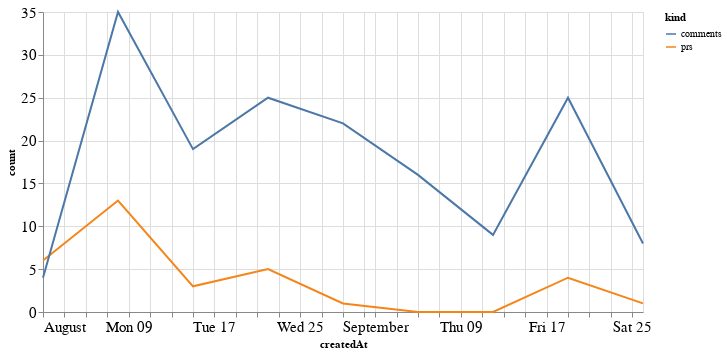

Source (notebook cell):
### Code cell
alt.Chart(total_time, width=600).mark_line().encode(
    x='createdAt',
    y='count',
    color='kind'
)

### Figure 1 — Vega-Lite specification as saved in the notebook (floating-point values rounded to 4 significant figures)
{"config": {"axisLeft": {"labelFontSize": 15}, "axisBottom": {"labelFontSize": 15}}, "data": {"name": "data-7be41a71c1ca268fcf61d828c9022d6f"}, "mark": "line", "encoding": {"color": {"type": "nominal", "field": "kind"}, "x": {"type": "temporal", "field": "createdAt"}, "y": {"type": "quantitative", "field": "count"}}, "width": 600, "$schema": "https://vega.github.io/schema/vega-lite/v4.8.1.json", "datasets": {"data-7be41a71c1ca268fcf61d828c9022d6f": [{"createdAt": "2021-08-01T00:00:00", "kind": "prs", "count": 6}, {"createdAt": "2021-08-08T00:00:00", "kind": "prs", "count": 13}, {"createdAt": "2021-08-15T00:00:00", "kind": "prs", "count": 3}, {"createdAt": "2021-08-22T00:00:00", "kind": "prs", "count": 5}, {"createdAt": "2021-08-29T00:00:00", "kind": "prs", "count": 1}, {"createdAt": "2021-09-05T00:00:00", "kind": "prs", "count": 0}, {"createdAt": "2021-09-12T00:00:00", "kind": "prs", "count": 0}, {"createdAt": "2021-09-19T00:00:00", "kind": "prs", "count": 4}, {"createdAt": "2021-09-26T00:00:00", "kind": "prs", "count": 1}, {"createdAt": "2021-08-01T00:00:00", "kind": "comments", "count": 4}, {"createdAt": "2021-08-08T00:00:00", "kind": "comments", "count": 35}, {"createdAt": "2021-08-15T00:00:00", "kind": "comments", "count": 19}, {"createdAt": "2021-08-22T00:00:00", "kind": "comments", "count": 25}, {"createdAt": "2021-08-29T00:00:00", "kind": "comments", "count": 22}, {"createdAt": "2021-09-05T00:00:00", "kind": "comments", "count": 16}, {"createdAt": "2021-09-12T00:00:00", "kind": "comments", "count": 9}, {"createdAt": "2021-09-19T00:00:00", "kind": "comments", "count": 25}, {"createdAt": "2021-09-26T00:00:00", "kind": "comments", "count": 8}]}}
